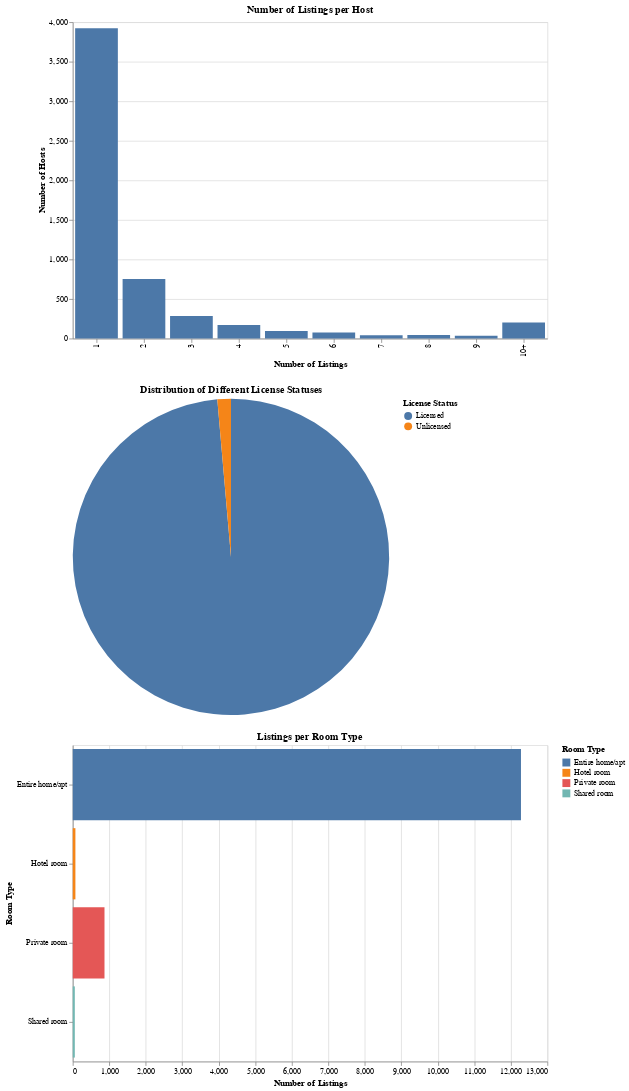

The notebook cell this image was saved under:
### Markdown cell above
Using the dataframes to create charts with different stats of the city , that is chosen via a dropdown menu . To create the charts we are using Vega-Altair . 
We will create 3 charts , a bar chart for 'Number of listings per Host' , a pie chart for 'Distribution of Different License Statuses , and a horizontal bar chart for 'Listings per Room Type'
Our charts will appear stacked the one on top of the other , and will be interactive , as the user can choose from a dropdown menu the city he wants to get stats , and also change the width of the window that plots appear in .

### Code cell
#For listings per host
listings_per_host_d = pd.concat(listings_per_host.values())
print(listings_per_host_d)

# Create a new column that categorizes the number_of_listings . The point here is to group every host that has over 10 listings to a section that is called 10+
listings_per_host_d['listings'] = listings_per_host_d['number_of_listings'].apply(
    lambda x: '10+' if x >= 10 else x
)

# Group by 'listings' and 'city', and aggregate the sum of listings . By doing this , we get the total number of hosts that have 10+ listings 
listings_per_host_df = listings_per_host_d.groupby(['listings', 'city']).agg({
    'number_of_hosts': 'sum'
}).reset_index()

print(listings_per_host_df)

#For type of licenses per city 
licenses_per_city_df = pd.concat(license_counts_city.values())
print(licenses_per_city_df)

#For number of different room types per city 
roomtypes_city_df = pd.concat(roomtypes_city.values())
print(roomtypes_city_df)

#To dynamically change the diagrams width
bind_range = alt.binding_range(min=700, max=1000, name='Chart width: ')
param_width = alt.param('width', bind=bind_range)

# Create the Altair chart with a dropdown for city selection
city_dropdown = alt.selection_point(
    name="City", 
    fields=['city'], 
    bind=alt.binding_select(options=list(listings_per_host_df['city'].unique()), name="Select City"),
    value='Athens'  # Set default value to 'Athens' )
)


#Chart for listings per host numbers by city
chart = alt.Chart(listings_per_host_df).mark_bar().encode(
    x=alt.X('listings:O', title='Number of Listings'),
    y=alt.Y('number_of_hosts:Q', title='Number of Hosts'),
    tooltip=['city:N', 'listings:O', 'number_of_hosts:Q']
).add_params(
    city_dropdown ,param_width
).transform_filter(
    city_dropdown # Filter data based on the selected city
).properties(
    title='Number of Listings per Host ',
    width=600,
    height=400
)

# Define the Altair pie chart for license status stats
pie_chart = alt.Chart(licenses_per_city_df).mark_arc().encode(
    theta=alt.Theta(field='number_of_listings', type='quantitative', title='Number of Listings'), # size of every slice depends on the number of listings
    color=alt.Color(field='license_status', type='nominal', title='License Status'), # Different colors per license status
    tooltip=['city:N', 'license_status:N', 'number_of_listings:Q']
).transform_filter(
    city_dropdown # Filter data based on the selected city
).properties(
    title='Distribution of Different License Statuses ',
    width=400,
    height=400
).add_params(
    city_dropdown,
    param_width
)

# Horizontal bar chart for listings per room type by city
horizontal_bar_chart = alt.Chart(roomtypes_city_df).mark_bar().encode(
    y=alt.Y('room_type:N', title='Room Type'),  # Room type on the Y-axis (bars will be horizontal)
    x=alt.X('number_of_listings:Q', title='Number of Listings'),  # Number of listings on the X-axis
    color=alt.Color('room_type:N', title='Room Type'),  # Different colors per room type
    tooltip=['city:N', 'room_type:N', 'number_of_listings:Q']  # Tooltip shows city, room type, and number of listings
).add_params(
    city_dropdown,  # city selection
    param_width
).transform_filter(
    city_dropdown  # Filter data based on the selected city
).properties(
    title='Listings per Room Type',
    width=600,
    height=400
)

# Display both charts side by side
combined_chart = (chart & pie_chart & horizontal_bar_chart).resolve_scale(
    color='independent'
)

combined_chart

### Figure 1 — Vega-Lite specification as saved in the notebook (floating-point values rounded to 4 significant figures; data arrays with more than 128 entries replaced by an {"elided": "..."} marker saying what was removed)
{"config": {"view": {"continuousWidth": 300, "continuousHeight": 300}}, "vconcat": [{"data": {"name": "data-914c2f90fbcf0f98140dda485b5ba9b3"}, "mark": {"type": "bar"}, "encoding": {"tooltip": [{"field": "city", "type": "nominal"}, {"field": "listings", "type": "ordinal"}, {"field": "number_of_hosts", "type": "quantitative"}], "x": {"field": "listings", "title": "Number of Listings", "type": "ordinal"}, "y": {"field": "number_of_hosts", "title": "Number of Hosts", "type": "quantitative"}}, "height": 400, "name": "view_1", "title": "Number of Listings per Host ", "transform": [{"filter": {"param": "City"}}], "width": 600}, {"data": {"name": "data-bab172c99a074ba298a41fb6e3c567d5"}, "mark": {"type": "arc"}, "encoding": {"color": {"field": "license_status", "title": "License Status", "type": "nominal"}, "theta": {"field": "number_of_listings", "title": "Number of Listings", "type": "quantitative"}, "tooltip": [{"field": "city", "type": "nominal"}, {"field": "license_status", "type": "nominal"}, {"field": "number_of_listings", "type": "quantitative"}]}, "height": 400, "name": "view_2", "title": "Distribution of Different License Statuses ", "transform": [{"filter": {"param": "City"}}], "width": 400}, {"data": {"name": "data-2ffddb8bcda75099166ba137a7c4f8f4"}, "mark": {"type": "bar"}, "encoding": {"color": {"field": "room_type", "title": "Room Type", "type": "nominal"}, "tooltip": [{"field": "city", "type": "nominal"}, {"field": "room_type", "type": "nominal"}, {"field": "number_of_listings", "type": "quantitative"}], "x": {"field": "number_of_listings", "title": "Number of Listings", "type": "quantitative"}, "y": {"field": "room_type", "title": "Room Type", "type": "nominal"}}, "height": 400, "name": "view_3", "title": "Listings per Room Type", "transform": [{"filter": {"param": "City"}}], "width": 600}], "params": [{"name": "City", "select": {"type": "point", "fields": ["city"]}, "bind": {"input": "select", "options": ["Amsterdam", "Athens", "Barcelona", "Berlin", "Copenhagen", "Dublin", "Lisbon", "London", "Madrid", "Paris", "Rome", "Venice", "Vienna"], "name": "Select City"}, "value": "Athens", "views": ["view_1", "view_2", "view_3"]}, {"name": "width", "bind": {"input": "range", "max": 1000, "min": 700, "name": "Chart width: "}}], "resolve": {"scale": {"color": "independent"}}, "$schema": "https://vega.github.io/schema/vega-lite/v5.20.1.json", "datasets": {"data-914c2f90fbcf0f98140dda485b5ba9b3": {"elided": "130 records"}, "data-bab172c99a074ba298a41fb6e3c567d5": [{"license_status": "Licensed", "number_of_listings": 9562, "city": "Amsterdam"}, {"license_status": "Unlicensed", "number_of_listings": 97, "city": "Amsterdam"}, {"license_status": "Licensed", "number_of_listings": 13091, "city": "Athens"}, {"license_status": "Unlicensed", "number_of_listings": 183, "city": "Athens"}, {"license_status": "Licensed", "number_of_listings": 13288, "city": "Barcelona"}, {"license_status": "Unlicensed", "number_of_listings": 6194, "city": "Barcelona"}, {"license_status": "Licensed", "number_of_listings": 8803, "city": "Berlin"}, {"license_status": "Unlicensed", "number_of_listings": 4956, "city": "Berlin"}, {"license_status": "Unlicensed", "number_of_listings": 20909, "city": "Copenhagen"}, {"license_status": "Unlicensed", "number_of_listings": 6175, "city": "Dublin"}, {"license_status": "Licensed", "number_of_listings": 22908, "city": "Lisbon"}, {"license_status": "Pending", "number_of_listings": 1, "city": "Lisbon"}, {"license_status": "Unlicensed", "number_of_listings": 1295, "city": "Lisbon"}, {"license_status": "Unlicensed", "number_of_listings": 96182, "city": "London"}, {"license_status": "Exempt", "number_of_listings": 1, "city": "Madrid"}, {"license_status": "Licensed", "number_of_listings": 2629, "city": "Madrid"}, {"license_status": "Unlicensed", "number_of_listings": 24350, "city": "Madrid"}, {"license_status": "Licensed", "number_of_listings": 76014, "city": "Paris"}, {"license_status": "Unlicensed", "number_of_listings": 19447, "city": "Paris"}, {"license_status": "Licensed", "number_of_listings": 11195, "city": "Rome"}, {"license_status": "Unlicensed", "number_of_listings": 22866, "city": "Rome"}, {"license_status": "Licensed", "number_of_listings": 3654, "city": "Venice"}, {"license_status": "Unlicensed", "number_of_listings": 4668, "city": "Venice"}, {"license_status": "Unlicensed", "number_of_listings": 14396, "city": "Vienna"}], "data-2ffddb8bcda75099166ba137a7c4f8f4": [{"room_type": "Entire home/apt", "number_of_listings": 7776, "city": "Amsterdam"}, {"room_type": "Hotel room", "number_of_listings": 56, "city": "Amsterdam"}, {"room_type": "Private room", "number_of_listings": 1789, "city": "Amsterdam"}, {"room_type": "Shared room", "number_of_listings": 38, "city": "Amsterdam"}, {"room_type": "Entire home/apt", "number_of_listings": 12277, "city": "Athens"}, {"room_type": "Hotel room", "number_of_listings": 72, "city": "Athens"}, {"room_type": "Private room", "number_of_listings": 869, "city": "Athens"}, {"room_type": "Shared room", "number_of_listings": 56, "city": "Athens"}, {"room_type": "Entire home/apt", "number_of_listings": 11589, "city": "Barcelona"}, {"room_type": "Hotel room", "number_of_listings": 118, "city": "Barcelona"}, {"room_type": "Private room", "number_of_listings": 7615, "city": "Barcelona"}, {"room_type": "Shared room", "number_of_listings": 160, "city": "Barcelona"}, {"room_type": "Entire home/apt", "number_of_listings": 9113, "city": "Berlin"}, {"room_type": "Hotel room", "number_of_listings": 131, "city": "Berlin"}, {"room_type": "Private room", "number_of_listings": 4368, "city": "Berlin"}, {"room_type": "Shared room", "number_of_listings": 147, "city": "Berlin"}, {"room_type": "Entire home/apt", "number_of_listings": 19005, "city": "Copenhagen"}, {"room_type": "Hotel room", "number_of_listings": 5, "city": "Copenhagen"}, {"room_type": "Private room", "number_of_listings": 1873, "city": "Copenhagen"}, {"room_type": "Shared room", "number_of_listings": 26, "city": "Copenhagen"}, {"room_type": "Entire home/apt", "number_of_listings": 3470, "city": "Dublin"}, {"room_type": "Hotel room", "number_of_listings": 8, "city": "Dublin"}, {"room_type": "Private room", "number_of_listings": 2569, "city": "Dublin"}, {"room_type": "Shared room", "number_of_listings": 128, "city": "Dublin"}, {"room_type": "Entire home/apt", "number_of_listings": 17765, "city": "Lisbon"}, {"room_type": "Hotel room", "number_of_listings": 219, "city": "Lisbon"}, {"room_type": "Private room", "number_of_listings": 5937, "city": "Lisbon"}, {"room_type": "Shared room", "number_of_listings": 283, "city": "Lisbon"}, {"room_type": "Entire home/apt", "number_of_listings": 61321, "city": "London"}, {"room_type": "Hotel room", "number_of_listings": 188, "city": "London"}, {"room_type": "Private room", "number_of_listings": 34236, "city": "London"}, {"room_type": "Shared room", "number_of_listings": 437, "city": "London"}, {"room_type": "Entire home/apt", "number_of_listings": 17490, "city": "Madrid"}, {"room_type": "Hotel room", "number_of_listings": 92, "city": "Madrid"}, {"room_type": "Private room", "number_of_listings": 9055, "city": "Madrid"}, {"room_type": "Shared room", "number_of_listings": 343, "city": "Madrid"}, {"room_type": "Entire home/apt", "number_of_listings": 85268, "city": "Paris"}, {"room_type": "Hotel room", "number_of_listings": 752, "city": "Paris"}, {"room_type": "Private room", "number_of_listings": 9055, "city": "Paris"}, {"room_type": "Shared room", "number_of_listings": 386, "city": "Paris"}, {"room_type": "Entire home/apt", "number_of_listings": 24912, "city": "Rome"}, {"room_type": "Hotel room", "number_of_listings": 497, "city": "Rome"}, {"room_type": "Private room", "number_of_listings": 8496, "city": "Rome"}, {"room_type": "Shared room", "number_of_listings": 156, "city": "Rome"}, {"room_type": "Entire home/apt", "number_of_listings": 6407, "city": "Venice"}, {"room_type": "Hotel room", "number_of_listings": 100, "city": "Venice"}, {"room_type": "Private room", "number_of_listings": 1788, "city": "Venice"}, {"room_type": "Shared room", "number_of_listings": 27, "city": "Venice"}, {"room_type": "Entire home/apt", "number_of_listings": 11639, "city": "Vienna"}, {"room_type": "Hotel room", "number_of_listings": 38, "city": "Vienna"}, {"room_type": "Private room", "number_of_listings": 2642, "city": "Vienna"}, {"room_type": "Shared room", "number_of_listings": 77, "city": "Vienna"}]}}
